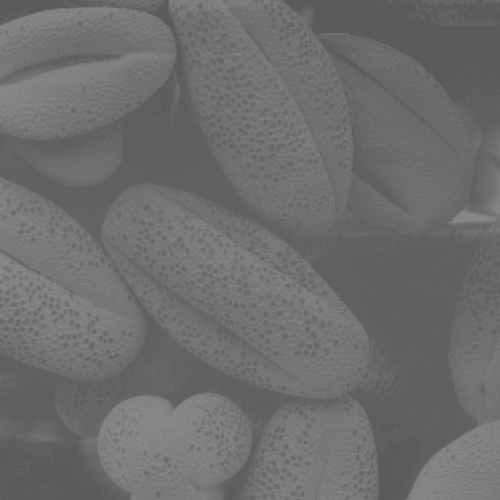
%> input picture assets/pollen.tif, 500 x 500 px
$ octave Task3.m   (GNU Octave 9; MATLAB toolbox functions it lacks are replaced by stand-ins)
%> lines starting %> are read from the running program, lines starting %| are printed output that depends on the picture
cc;
%> (this line was passed over: cc is not available in this run)
f=imread('../assets/pollen.tif');
%> f is the input picture: size 500x500 uint8; min 91, max 138, mean 109.1
g=imadjust(f,[0.3 0.55]);
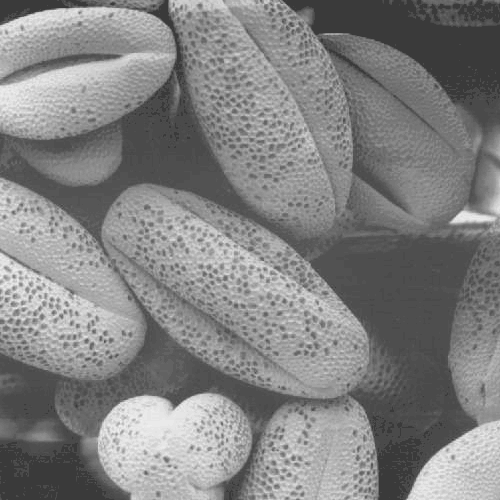
%> g: size 500x500 uint8; min 58, max 246, mean 130.3
montage({f, g})
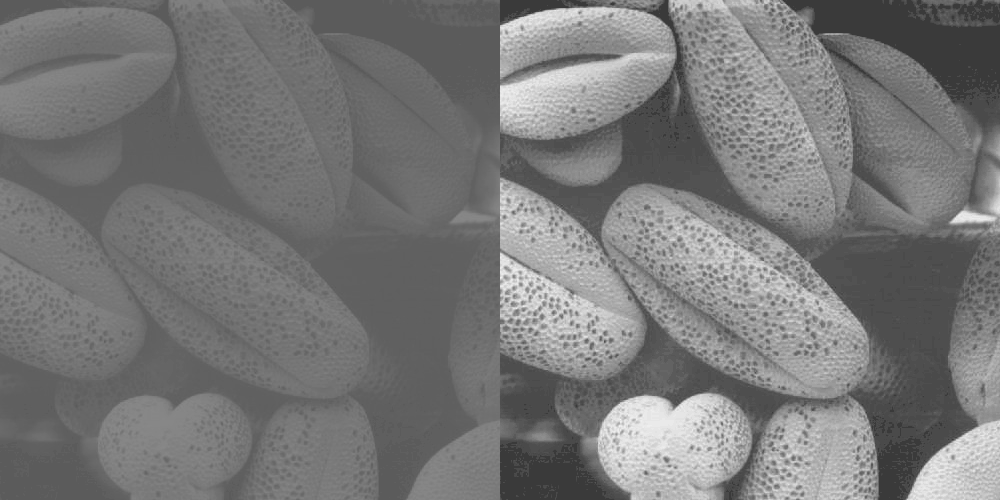
%> displayed picture: size 500x1000, on the screen's scale of 0 to 255; min 58, max 246, mean 119.7
figure
subplot(1,2,1)
imhist(f)
subplot(1,2,2)
imhist(g)
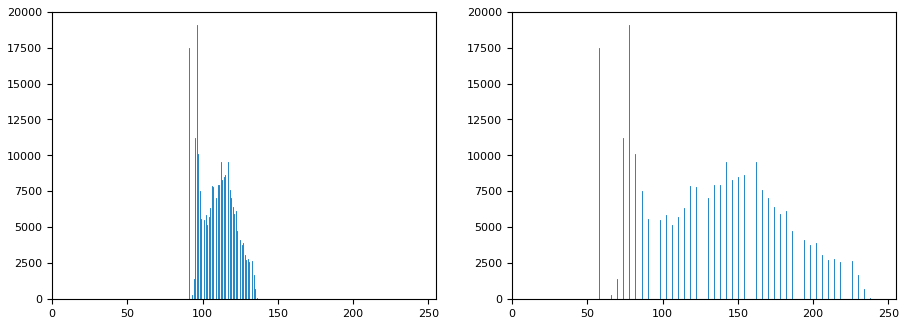
%> figure redrawn from the program's plot data, 2 panels; panel 1: highest point at x = 96, y = 19078; panel 2: highest point at x = 78, y = 19078

g_pdf = imhist(g) ./ numel(g);  % Compute PDF
%> g_pdf = 256 values, max 0.0763 at index 79, min 0 at index 1, mean 0.00391
g_cdf = cumsum(g_pdf);          % Compute CDF
%> g_cdf = 256 values from 0 to 1
close all
imshow(g);
subplot(1,2,1)
plot(g_pdf)
subplot(1,2,2)
plot(g_cdf)
%> figure, not shown here; panel 1: curve peaks at x = 79, y = 0.0763; panel 2: curve peaks at x = 247, y = 1

figure
plot(linspace(0, 1, 256), g_cdf) % Plot from 0 to 1
axis([0 1 0 1]) % Limit axes 0 to 1
set(gca, 'xtick', 0:0.2:1) % Set axes ticks to be spaced by 0.2
set(gca, 'ytick', 0:0.2:1)
xlabel('Input intensity values', 'fontsize', 9) % Labels
ylabel('Output intensity values', 'fontsize', 9)
title('Transformation function', 'fontsize', 12)
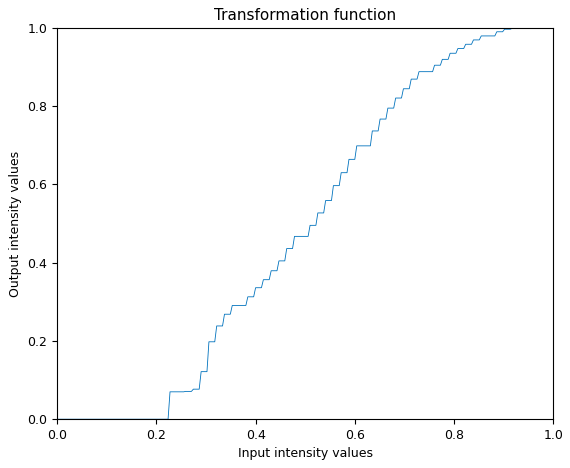
%> figure redrawn from the program's plot data; curve peaks at x = 0.965, y = 1

h = histeq(g,256);
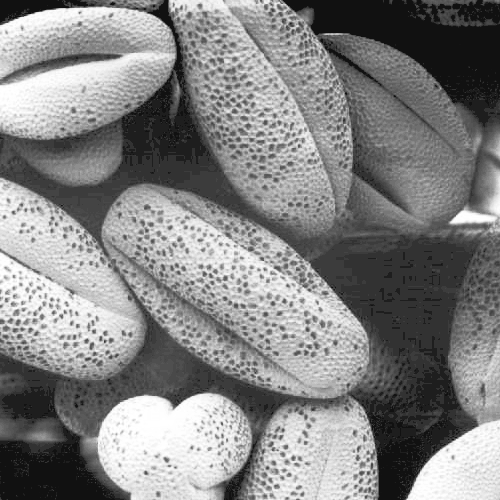
%> h: size 500x500 uint8; min 17, max 255, mean 131.5
close all
montage({f, g, h})
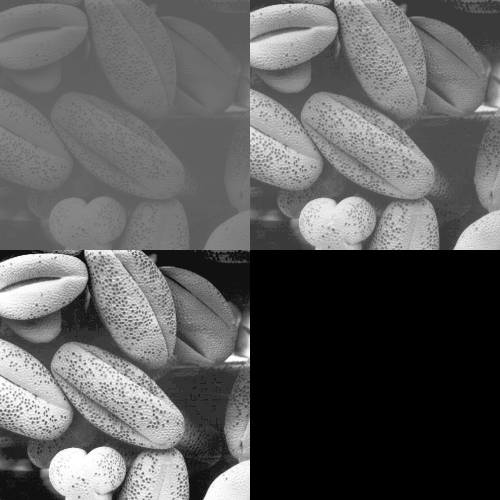
%> displayed picture: size 1000x1000, on the screen's scale of 0 to 255 (shown at 1/2 size); min 0, max 255, mean 92.7
figure;
subplot(1,3,1); imhist(f);
subplot(1,3,2); imhist(g);
subplot(1,3,3); imhist(h);
%> after `imhist(h)`:
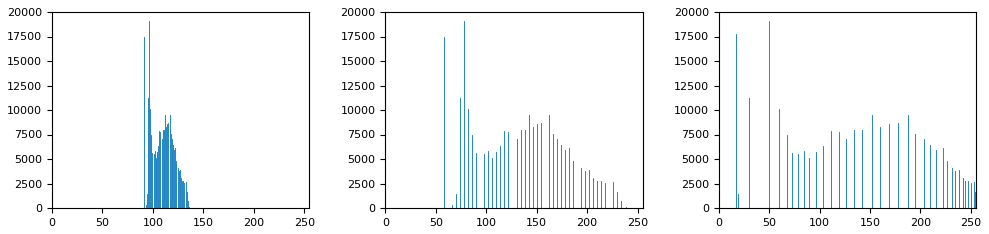
%> figure redrawn from the program's plot data, 3 panels; panel 1: highest point at x = 96, y = 19078; panel 2: highest point at x = 78, y = 19078; panel 3: highest point at x = 50, y = 19078
